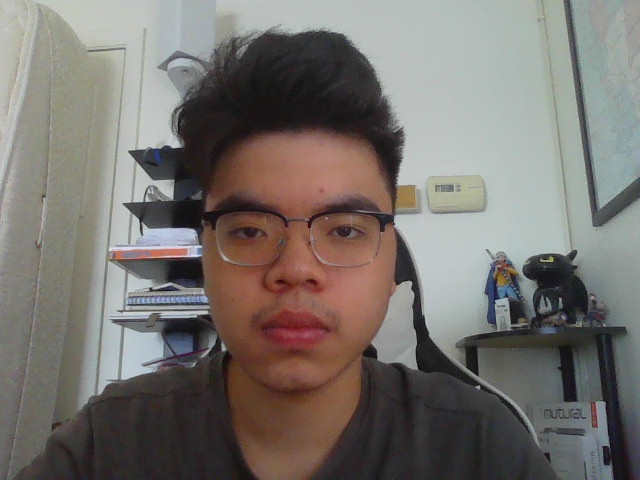
#> input picture my_photo.jpg, 640 x 480 px, found by its file name
$ python threshold.py
#> lines starting #> are read from the running program, lines starting #| are printed output that depends on the picture; after the words box and inside, x2 and y2 are one past the last pixel; in counts of white or black regions, pixels touching at a corner belong together
import cv2

image = cv2.imread("my_photo.jpg")
#> image is the input picture: shape (480, 640, 3); mean B, G, R 110, 114.6, 119.7

# Convert to grayscale
gray = cv2.cvtColor(
    image,
    cv2.COLOR_BGR2GRAY
)
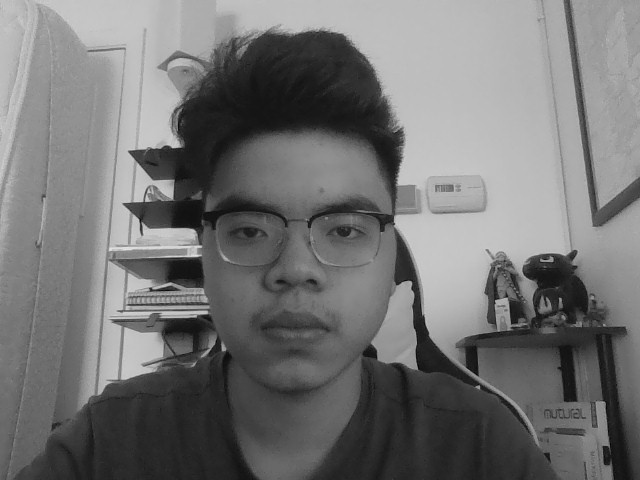
#> gray: shape (480, 640); min 0, max 230, mean 115.6

# Apply threshold
_, threshold = cv2.threshold(
    gray,
    127,
    255,
    cv2.THRESH_BINARY
)
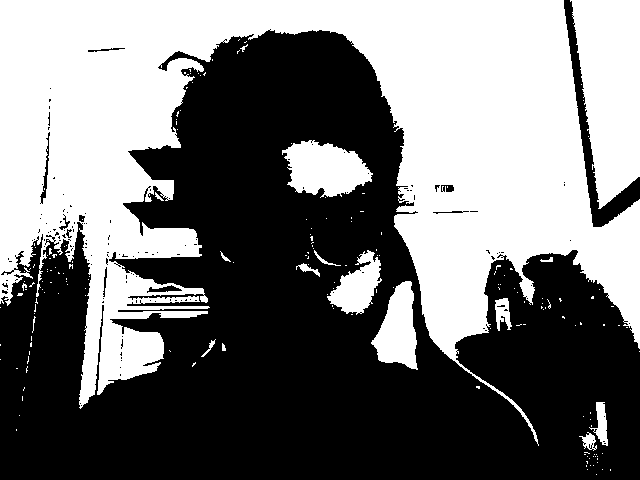
#> threshold: shape (480, 640); 45.6% white; 181 white regions (163 under 20 px), largest, box (x1, y1, x2, y2) and area: (0, 0, 640, 446) 119814, (570, 0, 640, 209) 10784, (282, 140, 373, 198) 3499

cv2.imshow("Grayscale", gray)
cv2.imshow("Threshold", threshold)

cv2.waitKey(0)
cv2.destroyAllWindows()
